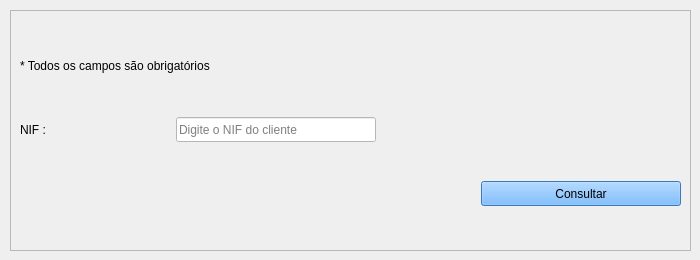
         <widget class="QWidget" name="tab_consultaCliente">
          <attribute name="title">
           <string>Consulta Cliente</string>
          </attribute>
          <widget class="QFrame" name="frame_consultaCliente">
           <property name="geometry">
            <rect>
             <x>10</x>
             <y>10</y>
             <width>681</width>
             <height>241</height>
            </rect>
           </property>
           <property name="frameShape">
            <enum>QFrame::StyledPanel</enum>
           </property>
           <property name="frameShadow">
            <enum>QFrame::Raised</enum>
           </property>
           <layout class="QGridLayout" name="gridLayout_11">
            <item row="3" column="0" colspan="3">
             <spacer name="horizontalSpacer_10">
              <property name="orientation">
               <enum>Qt::Horizontal</enum>
              </property>
              <property name="sizeHint" stdset="0">
               <size>
                <width>128</width>
                <height>25</height>
               </size>
              </property>
             </spacer>
            </item>
            <item row="3" column="3">
             <widget class="QPushButton" name="pushButton_consultarCliente">
              <property name="enabled">
               <bool>true</bool>
              </property>
              <property name="minimumSize">
               <size>
                <width>200</width>
                <height>25</height>
               </size>
              </property>
              <property name="maximumSize">
               <size>
                <width>200</width>
                <height>25</height>
               </size>
              </property>
              <property name="autoFillBackground">
               <bool>false</bool>
              </property>
              <property name="styleSheet">
               <string notr="true">background-color: rgb(85, 170, 255);
font: 12pt &quot;Segoe UI&quot;;</string>
              </property>
              <property name="text">
               <string>Consultar</string>
              </property>
             </widget>
            </item>
            <item row="0" column="0" colspan="2">
             <widget class="QLabel" name="label_17">
              <property name="minimumSize">
               <size>
                <width>0</width>
                <height>25</height>
               </size>
              </property>
              <property name="maximumSize">
               <size>
                <width>16777215</width>
                <height>25</height>
               </size>
              </property>
              <property name="text">
               <string>* Todos os campos são obrigatórios</string>
              </property>
             </widget>
            </item>
            <item row="1" column="1" colspan="2">
             <widget class="QLineEdit" name="lineEdit_consultaNifCliente">
              <property name="minimumSize">
               <size>
                <width>200</width>
                <height>25</height>
               </size>
              </property>
              <property name="maximumSize">
               <size>
                <width>200</width>
                <height>25</height>
               </size>
              </property>
              <property name="styleSheet">
               <string notr="true">background-color: rgb(255, 255, 255);
font: 12pt &quot;Segoe UI&quot;;</string>
              </property>
              <property name="placeholderText">
               <string>Digite o NIF do cliente</string>
              </property>
             </widget>
            </item>
            <item row="1" column="0">
             <widget class="QLabel" name="label_titConsultaNifCliente">
              <property name="minimumSize">
               <size>
                <width>150</width>
                <height>25</height>
               </size>
              </property>
              <property name="maximumSize">
               <size>
                <width>150</width>
                <height>25</height>
               </size>
              </property>
              <property name="styleSheet">
               <string notr="true">font: 12pt &quot;Segoe UI&quot;;</string>
              </property>
              <property name="text">
               <string>NIF :</string>
              </property>
              <property name="alignment">
               <set>Qt::AlignJustify|Qt::AlignVCenter</set>
              </property>
             </widget>
            </item>
           </layout>
          </widget>
         </widget>
